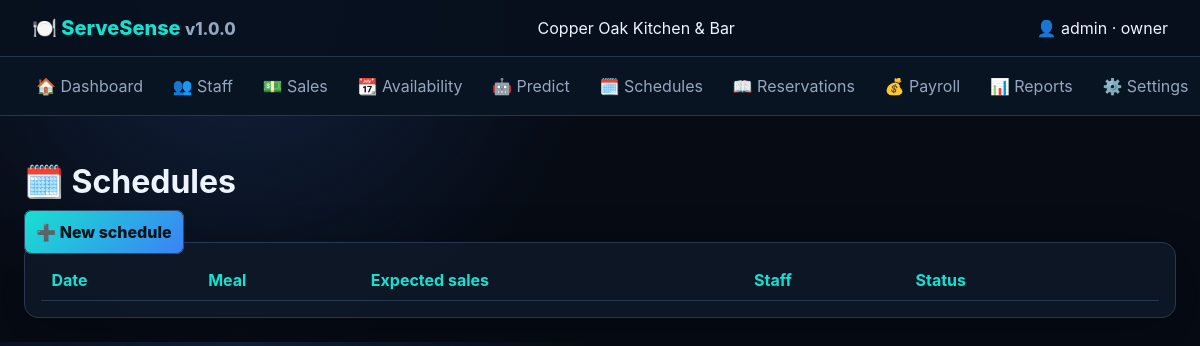
Page /schedules (signed in) on the committed database.
### tables this page shows
CREATE TABLE settings(key TEXT PRIMARY KEY,value TEXT NOT NULL);

CREATE TABLE users(username TEXT PRIMARY KEY,password_hash TEXT NOT NULL,role TEXT NOT NULL DEFAULT 'admin',active INTEGER NOT NULL DEFAULT 1,created_at TEXT NOT NULL);

### app/web.py (the view)
    @app.get('/schedules')
    @login_required
    def schedules():
        with connect() as c: rows=c.execute("SELECT sh.*,COUNT(a.id) staff_count FROM shifts sh LEFT JOIN assignments a ON a.shift_id=sh.id GROUP BY sh.id ORDER BY shift_date DESC,id DESC").fetchall()
        return render_template('schedules.html',rows=rows)

### app/web.py (called while the page is built)
def connect():
    c=sqlite3.connect(DB); c.row_factory=sqlite3.Row; c.execute("PRAGMA foreign_keys=ON"); return c

@login_manager.user_loader
def load_user(uid):
    with connect() as c: r=c.execute("SELECT username,role,active FROM users WHERE username=?",(uid,)).fetchone()
    return User(r["username"],r["role"]) if r and r["active"] else None

def setting(c,key,default=''):
    r=c.execute("SELECT value FROM settings WHERE key=?",(key,)).fetchone(); return r[0] if r else default

    @property
    def is_owner(self): return self.role == "owner"

### app/templates/schedules.html (shortened to what this page needs)
{% extends 'base.html' %}{% block content %}<h1>🗓️ Schedules</h1><a class="button" href="{{ url_for('schedule_new') }}">➕ New schedule</a><section class="panel"><table><tr><th>Date</th><th>Meal</th><th>Expected sales</th><th>Staff</th><th>Status</th><th></th></tr></table></section>{% endblock %}

### app/templates/base.html (shortened to what this page needs)
<!doctype html><html lang="en"><head><link rel="stylesheet" href="{{ url_for('static',filename='app.css') }}"></head>
<body><header><a class="brand" href="{{ url_for('dashboard') }}">🍽️ ServeSense <small>v{{ app_version }}</small></a><div>{{ restaurant_name }}</div><div>👤 {{ current_user.id }} · {{ current_user.role }}</div></header>
<nav>{% for label,endpoint in [('🏠 Dashboard','dashboard'),('👥 Staff','staff'),('💵 Sales','sales'),('📆 Availability','availability'),('🤖 Predict','predict'),('🗓️ Schedules','schedules'),('📖 Reservations','reservations'),('💰 Payroll','payroll'),('📊 Reports','reports'),('⚙️ Settings','settings')] %}<a href="{{ url_for(endpoint) }}">{{ label }}</a>{% endfor %}</nav>
<main>{% with messages=get_flashed_messages(with_categories=true) %}{% for category,message in messages %}<div class="flash {{ category }}">{{ message }}</div>{% endfor %}{% endwith %}{% block content %}{% endblock %}</main></body></html>

### app/static/app.css (style rules this page uses)
:root { --bg:#060b14;--panel:rgba(15,24,40,.92);--line:#263750;--text:#edf4ff;--muted:#95a7bf;--cyan:#18e0d0;--purple:#8b5cf6;--danger:#fb7185 }
* { box-sizing:border-box }
body { margin:0;background:radial-gradient(circle at 20% 0,#12223f 0,transparent 35%),var(--bg);color:var(--text);font-family:Inter,ui-sans-serif,system-ui,sans-serif }
header { display:flex;gap:2rem;justify-content:space-between;align-items:center;padding:1rem 2rem;background:#07101de8;border-bottom:1px solid var(--line);position:sticky;top:0;z-index:10 }
.brand { font-size:1.25rem;font-weight:800;color:var(--cyan);text-decoration:none }
.brand small { color:var(--muted) }
nav { display:flex;gap:.35rem;align-items:center;overflow:auto;padding:.65rem 1.5rem;background:#091423;border-bottom:1px solid var(--line) }
nav a,.linkbtn { white-space:nowrap;color:var(--muted);padding:.55rem .75rem;text-decoration:none;background:transparent;border:0 }
main { max-width:1500px;margin:auto;padding:1.5rem }
.stats article,.panel,.person { background:var(--panel);border:1px solid var(--line);border-radius:14px;padding:1rem;box-shadow:0 16px 50px #0005 }
.panel { overflow:auto }
input,select,textarea,button,.button { font:inherit;border-radius:8px;border:1px solid #334a67;padding:.7rem;background:#0b1728;color:var(--text) }
button,.button { background:linear-gradient(135deg,var(--cyan),#3b82f6);color:#02121a;font-weight:800;cursor:pointer;text-decoration:none;text-align:center }
table { width:100%;border-collapse:collapse }
th,td { text-align:left;padding:.65rem;border-bottom:1px solid var(--line) }
th { color:var(--cyan) }

### rows in the picture
settings: value "Copper Oak Kitchen & Bar"
users: id "admin", role "owner"

### other values in the picture
{{ app_version }} "1.0.0"
{{ label }} "🏠 Dashboard" "👥 Staff" "💵 Sales" "📆 Availability" "🤖 Predict" "🗓️ Schedules" "📖 Reservations" "💰 Payroll" "📊 Reports" "⚙️ Settings"
